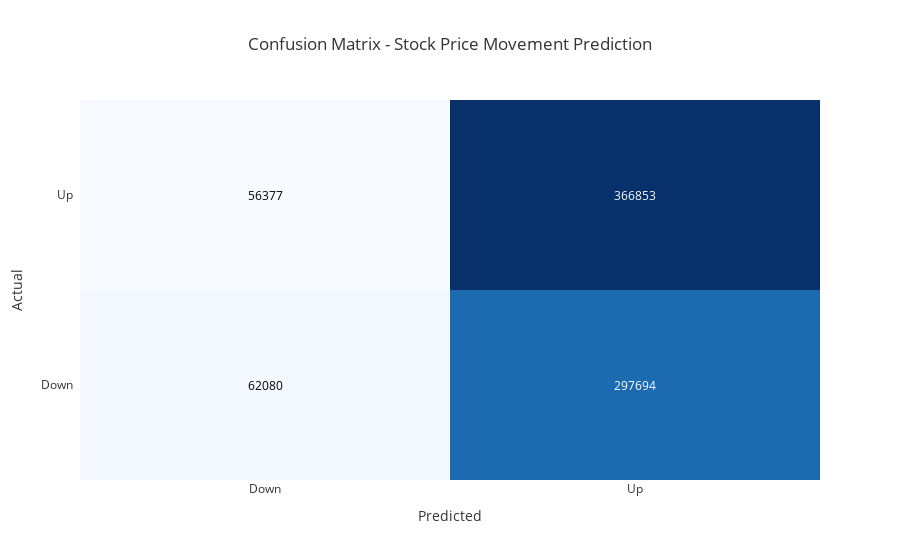
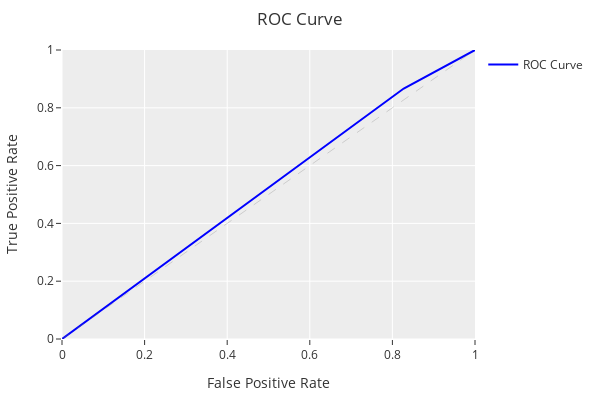

Here is the notebook cell these charts were saved with, in order:
### Code cell
import xgboost as xgb
import plotly.graph_objs as go
xgb_model = xgb.XGBClassifier(objective="binary:logistic", random_state=42)
xgb_model.fit(X_train, y_train)

pred = xgb_model.predict(X_test)
print(pred)
print(y_test)

xgb_acc_v = metrics.accuracy_score(y_test, pred)
xgb_f1_v = metrics.f1_score(y_test, pred)

print(metrics.accuracy_score(y_test, pred))
print(metrics.f1_score(y_test, pred))

confusion = metrics.confusion_matrix(y_test, pred)

plt.figure(figsize=(9, 9))
sns.heatmap(confusion, annot=True, linewidths=.5, square=True, cmap='Blues_r');
plt.ylabel('Actual label');
plt.xlabel('Predicted label');
all_sample_title = 'Accuracy Score: {0}'.format(rf_acc_nv)
plt.title(all_sample_title, size=15);
plt.show()

labels = ['Down', 'Up']
fig = ff.create_annotated_heatmap(
    z=confusion,
    x=labels,
    y=labels,
    colorscale='Blues',
)
fig.update_layout(
    title='Confusion Matrix - Stock Price Movement Prediction',
    xaxis=dict(title='Predicted', side='bottom'),
    yaxis=dict(title='Actual'),
)
fig.layout.template = 'ggplot2'
fig.show()

fpr, tpr, _ = roc_curve(y_test, pred)

fig1 = go.Figure()

fig1.add_trace(go.Scatter(x=fpr, y=tpr, mode='lines', line=dict(color='blue', width=2), name='ROC Curve'))

fig1.add_shape(type='line', line=dict(color='gray', width=1, dash='dash'),
               x0=0, y0=0, x1=1, y1=1)

fig1.update_layout(
    xaxis_title='False Positive Rate',
    yaxis_title='True Positive Rate',
    title='ROC Curve',
    showlegend=True,
    xaxis=dict(range=[0, 1]),
    yaxis=dict(range=[0, 1]),
    width=600,
    height=400,
    margin=dict(l=50, r=50, t=50, b=50),
)
fig1.layout.template = 'ggplot2'
fig1.show()

### Figure 1 — Plotly figure (JSON) as saved in the notebook; plotly's stock layout.template omitted (floating-point values rounded to 4 significant figures)
{"data": [{"colorscale": [[0.0, "rgb(247,251,255)"], [0.125, "rgb(222,235,247)"], [0.25, "rgb(198,219,239)"], [0.375, "rgb(158,202,225)"], [0.5, "rgb(107,174,214)"], [0.625, "rgb(66,146,198)"], [0.75, "rgb(33,113,181)"], [0.875, "rgb(8,81,156)"], [1.0, "rgb(8,48,107)"]], "reversescale": false, "showscale": false, "x": ["Down", "Up"], "y": ["Down", "Up"], "z": [[62080, 297694], [56377, 366853]], "type": "heatmap"}], "layout": {"annotations": [{"font": {"color": "#000000"}, "showarrow": false, "text": "62080", "x": "Down", "xref": "x", "y": "Down", "yref": "y"}, {"font": {"color": "#FFFFFF"}, "showarrow": false, "text": "297694", "x": "Up", "xref": "x", "y": "Down", "yref": "y"}, {"font": {"color": "#000000"}, "showarrow": false, "text": "56377", "x": "Down", "xref": "x", "y": "Up", "yref": "y"}, {"font": {"color": "#FFFFFF"}, "showarrow": false, "text": "366853", "x": "Up", "xref": "x", "y": "Up", "yref": "y"}], "xaxis": {"dtick": 1, "gridcolor": "rgb(0, 0, 0)", "side": "bottom", "ticks": "", "title": {"text": "Predicted"}}, "yaxis": {"dtick": 1, "ticks": "", "ticksuffix": "  ", "title": {"text": "Actual"}}, "title": {"text": "Confusion Matrix - Stock Price Movement Prediction"}}}

### Figure 2 — Plotly figure (JSON) as saved in the notebook; plotly's stock layout.template omitted (floating-point values rounded to 4 significant figures)
{"data": [{"line": {"color": "blue", "width": 2}, "mode": "lines", "name": "ROC Curve", "x": [0.0, 0.8274, 1.0], "y": [0.0, 0.8668, 1.0], "type": "scatter"}], "layout": {"shapes": [{"line": {"color": "gray", "dash": "dash", "width": 1}, "type": "line", "x0": 0, "x1": 1, "y0": 0, "y1": 1}], "xaxis": {"title": {"text": "False Positive Rate"}, "range": [0, 1]}, "yaxis": {"title": {"text": "True Positive Rate"}, "range": [0, 1]}, "margin": {"l": 50, "r": 50, "t": 50, "b": 50}, "title": {"text": "ROC Curve"}, "showlegend": true, "width": 600, "height": 400}}
